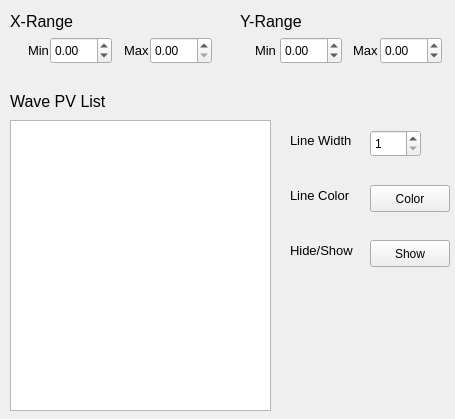
<ui version="4.0" >
 <class>Form</class>
 <widget class="QWidget" name="Form" >
  <property name="geometry" >
   <rect>
    <x>0</x>
    <y>0</y>
    <width>455</width>
    <height>419</height>
   </rect>
  </property>
  <property name="windowTitle" >
   <string>Form</string>
  </property>
  <widget class="QLabel" name="label" >
   <property name="geometry" >
    <rect>
     <x>10</x>
     <y>10</y>
     <width>71</width>
     <height>22</height>
    </rect>
   </property>
   <property name="font" >
    <font>
     <pointsize>12</pointsize>
    </font>
   </property>
   <property name="text" >
    <string>X-Range</string>
   </property>
  </widget>
  <widget class="QLabel" name="label_2" >
   <property name="geometry" >
    <rect>
     <x>240</x>
     <y>10</y>
     <width>71</width>
     <height>22</height>
    </rect>
   </property>
   <property name="font" >
    <font>
     <pointsize>12</pointsize>
    </font>
   </property>
   <property name="text" >
    <string>Y-Range</string>
   </property>
  </widget>
  <widget class="QDoubleSpinBox" name="XMinSB" >
   <property name="geometry" >
    <rect>
     <x>50</x>
     <y>37</y>
     <width>62</width>
     <height>27</height>
    </rect>
   </property>
   <property name="minimum" >
    <double>-30.000000000000000</double>
   </property>
   <property name="maximum" >
    <double>100000.000000000000000</double>
   </property>
  </widget>
  <widget class="QLabel" name="label_3" >
   <property name="geometry" >
    <rect>
     <x>28</x>
     <y>40</y>
     <width>20</width>
     <height>21</height>
    </rect>
   </property>
   <property name="font" >
    <font>
     <pointsize>10</pointsize>
    </font>
   </property>
   <property name="text" >
    <string>Min</string>
   </property>
  </widget>
  <widget class="QDoubleSpinBox" name="YMinSB" >
   <property name="geometry" >
    <rect>
     <x>280</x>
     <y>37</y>
     <width>62</width>
     <height>27</height>
    </rect>
   </property>
   <property name="minimum" >
    <double>-1000000.000000000000000</double>
   </property>
   <property name="maximum" >
    <double>1000000.000000000000000</double>
   </property>
  </widget>
  <widget class="QLabel" name="label_4" >
   <property name="geometry" >
    <rect>
     <x>255</x>
     <y>40</y>
     <width>21</width>
     <height>21</height>
    </rect>
   </property>
   <property name="font" >
    <font>
     <pointsize>10</pointsize>
    </font>
   </property>
   <property name="text" >
    <string>Min</string>
   </property>
  </widget>
  <widget class="QLabel" name="label_5" >
   <property name="geometry" >
    <rect>
     <x>353</x>
     <y>40</y>
     <width>25</width>
     <height>21</height>
    </rect>
   </property>
   <property name="font" >
    <font>
     <pointsize>10</pointsize>
    </font>
   </property>
   <property name="text" >
    <string>Max</string>
   </property>
  </widget>
  <widget class="QDoubleSpinBox" name="YMaxSB" >
   <property name="geometry" >
    <rect>
     <x>380</x>
     <y>37</y>
     <width>62</width>
     <height>27</height>
    </rect>
   </property>
   <property name="minimum" >
    <double>-1000000.000000000000000</double>
   </property>
   <property name="maximum" >
    <double>1000000.000000000000000</double>
   </property>
  </widget>
  <widget class="QDoubleSpinBox" name="XMaxSB" >
   <property name="geometry" >
    <rect>
     <x>150</x>
     <y>37</y>
     <width>62</width>
     <height>27</height>
    </rect>
   </property>
   <property name="minimum" >
    <double>0.000000000000000</double>
   </property>
   <property name="maximum" >
    <double>100000.000000000000000</double>
   </property>
  </widget>
  <widget class="QLabel" name="label_6" >
   <property name="geometry" >
    <rect>
     <x>124</x>
     <y>40</y>
     <width>25</width>
     <height>21</height>
    </rect>
   </property>
   <property name="font" >
    <font>
     <pointsize>10</pointsize>
    </font>
   </property>
   <property name="text" >
    <string>Max</string>
   </property>
  </widget>
  <widget class="QListWidget" name="WavePVList" >
   <property name="geometry" >
    <rect>
     <x>10</x>
     <y>120</y>
     <width>261</width>
     <height>291</height>
    </rect>
   </property>
   <property name="font" >
    <font>
     <pointsize>11</pointsize>
    </font>
   </property>
  </widget>
  <widget class="QLabel" name="label_7" >
   <property name="geometry" >
    <rect>
     <x>290</x>
     <y>130</y>
     <width>71</width>
     <height>21</height>
    </rect>
   </property>
   <property name="font" >
    <font>
     <pointsize>10</pointsize>
    </font>
   </property>
   <property name="text" >
    <string>Line Width</string>
   </property>
  </widget>
  <widget class="QSpinBox" name="LineWidthSB" >
   <property name="geometry" >
    <rect>
     <x>370</x>
     <y>130</y>
     <width>51</width>
     <height>27</height>
    </rect>
   </property>
   <property name="minimum" >
    <number>1</number>
   </property>
   <property name="maximum" >
    <number>10</number>
   </property>
  </widget>
  <widget class="QLabel" name="label_8" >
   <property name="geometry" >
    <rect>
     <x>290</x>
     <y>185</y>
     <width>71</width>
     <height>21</height>
    </rect>
   </property>
   <property name="font" >
    <font>
     <pointsize>10</pointsize>
    </font>
   </property>
   <property name="text" >
    <string>Line Color</string>
   </property>
  </widget>
  <widget class="QLabel" name="label_9" >
   <property name="geometry" >
    <rect>
     <x>290</x>
     <y>240</y>
     <width>71</width>
     <height>21</height>
    </rect>
   </property>
   <property name="font" >
    <font>
     <pointsize>10</pointsize>
    </font>
   </property>
   <property name="text" >
    <string>Hide/Show</string>
   </property>
  </widget>
  <widget class="QPushButton" name="WaveColorPB" >
   <property name="geometry" >
    <rect>
     <x>370</x>
     <y>185</y>
     <width>80</width>
     <height>27</height>
    </rect>
   </property>
   <property name="text" >
    <string>Color</string>
   </property>
  </widget>
  <widget class="QPushButton" name="ShowHidePB" >
   <property name="geometry" >
    <rect>
     <x>370</x>
     <y>240</y>
     <width>80</width>
     <height>27</height>
    </rect>
   </property>
   <property name="text" >
    <string>Show</string>
   </property>
   <property name="checkable" >
    <bool>true</bool>
   </property>
   <property name="checked" >
    <bool>false</bool>
   </property>
  </widget>
  <widget class="QLabel" name="label_10" >
   <property name="geometry" >
    <rect>
     <x>10</x>
     <y>90</y>
     <width>111</width>
     <height>22</height>
    </rect>
   </property>
   <property name="font" >
    <font>
     <pointsize>12</pointsize>
    </font>
   </property>
   <property name="text" >
    <string>Wave PV List</string>
   </property>
  </widget>
 </widget>
 <resources/>
 <connections/>
</ui>
